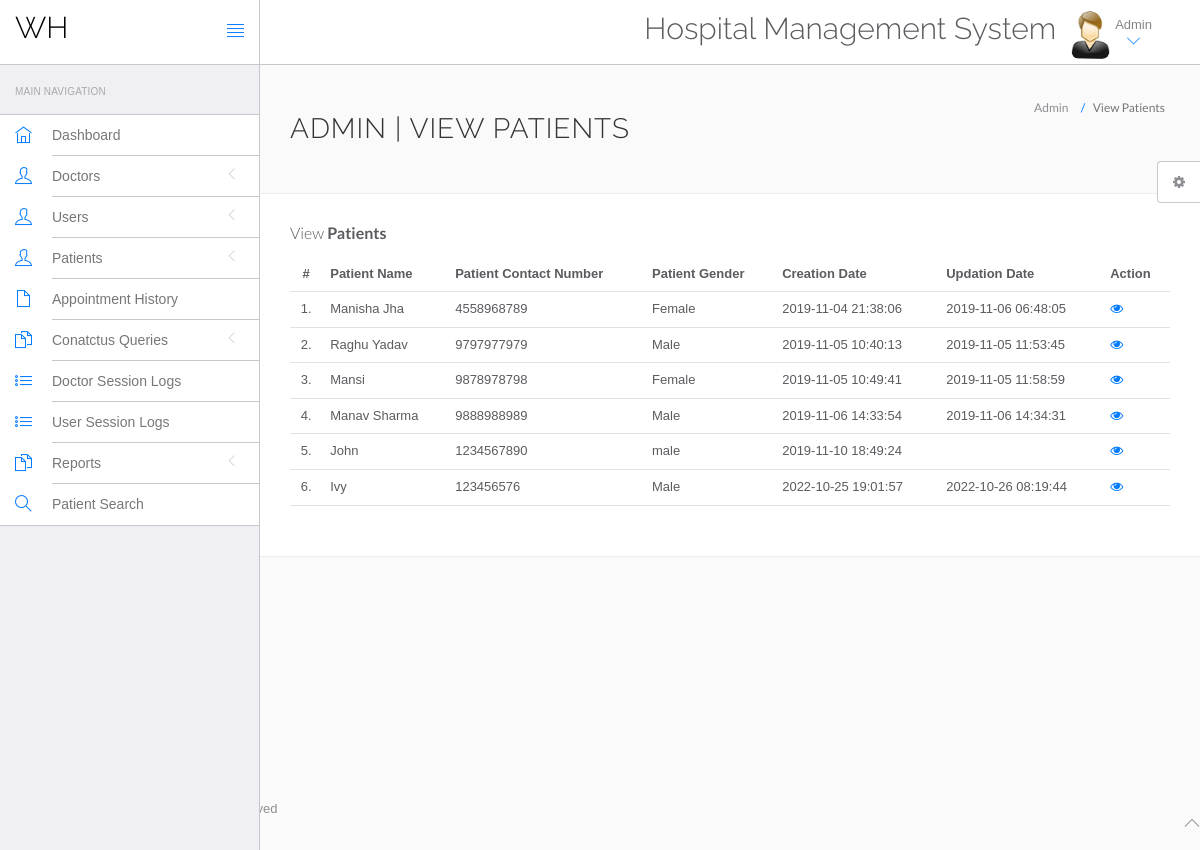
The app's page /hospital/hms/admin/manage-patient.php (signed in) with its own data.
### tables this page shows
CREATE TABLE `tblpatient` (
  `ID` int(10) NOT NULL,
  `Docid` int(10) DEFAULT NULL,
  `PatientName` varchar(200) DEFAULT NULL,
  `PatientContno` bigint(10) DEFAULT NULL,
  `PatientEmail` varchar(200) DEFAULT NULL,
  `PatientGender` varchar(50) DEFAULT NULL,
  `PatientAdd` mediumtext DEFAULT NULL,
  `PatientAge` int(10) DEFAULT NULL,
  `PatientMedhis` mediumtext DEFAULT NULL,
  `CreationDate` timestamp NULL DEFAULT current_timestamp(),
  `UpdationDate` timestamp NULL DEFAULT NULL ON UPDATE current_timestamp()
);

### hospital/hms/admin/manage-patient.php (the view, shortened to what this page needs)
<?php
include('include/config.php');
?>
<!DOCTYPE html>
<html lang="en">
	<head>
		<link rel="stylesheet" href="vendor/bootstrap/css/bootstrap.min.css">
		<link rel="stylesheet" href="vendor/fontawesome/css/font-awesome.min.css">
		<link rel="stylesheet" href="vendor/themify-icons/themify-icons.min.css">
		<link href="vendor/animate.css/animate.min.css" rel="stylesheet" media="screen">
		<link href="vendor/perfect-scrollbar/perfect-scrollbar.min.css" rel="stylesheet" media="screen">
		<link href="vendor/switchery/switchery.min.css" rel="stylesheet" media="screen">
		<link href="vendor/bootstrap-touchspin/jquery.bootstrap-touchspin.min.css" rel="stylesheet" media="screen">
		<link href="vendor/select2/select2.min.css" rel="stylesheet" media="screen">
		<link href="vendor/bootstrap-datepicker/bootstrap-datepicker3.standalone.min.css" rel="stylesheet" media="screen">
		<link href="vendor/bootstrap-timepicker/bootstrap-timepicker.min.css" rel="stylesheet" media="screen">
		<link rel="stylesheet" href="assets/css/styles.css">
		<link rel="stylesheet" href="assets/css/plugins.css">
		<link rel="stylesheet" href="assets/css/themes/theme-1.css" id="skin_color" />
	</head>
	<body>
		<div id="app">
<?php include('include/sidebar.php');?>
<div class="app-content">
<?php include('include/header.php');?>
<div class="main-content" >
<div class="wrap-content container" id="container">
<section id="page-title">
<div class="row">
<div class="col-sm-8">
<h1 class="mainTitle">Admin | View Patients</h1>
</div>
<ol class="breadcrumb">
<li>
<span>Admin</span>
</li>
<li class="active">
<span>View Patients</span>
</li>
</ol>
</div>
</section>
<div class="container-fluid container-fullw bg-white">
<div class="row">
<div class="col-md-12">
<h5 class="over-title margin-bottom-15">View <span class="text-bold">Patients</span></h5>
<table class="table table-hover" id="sample-table-1">
<thead>
<tr>
<th class="center">#</th>
<th>Patient Name</th>
<th>Patient Contact Number</th>
<th>Patient Gender </th>
<th>Creation Date </th>
<th>Updation Date </th>
<th>Action</th>
</tr>
</thead>
<tbody>
<?php
$sql=mysqli_query($con,"select * from tblpatient");
$cnt=1;
while($row=mysqli_fetch_array($sql))
{
?>
<tr>
<td class="center"><?php echo $cnt;?>.</td>
<td class="hidden-xs"><?php echo $row['PatientName'];?></td>
<td><?php echo $row['PatientContno'];?></td>
<td><?php echo $row['PatientGender'];?></td>
<td><?php echo $row['CreationDate'];?></td>
<td><?php echo $row['UpdationDate'];?>
</td>
<td>
<a href="view-patient.php?viewid=<?php echo $row['ID'];?>"><i class="fa fa-eye"></i></a>
</td>
</tr>
<?php
$cnt=$cnt+1;
 }?></tbody>
</table>
</div>
</div>
</div>
</div>
</div>
</div>
</div>
	<?php include('include/footer.php');?>
	<?php include('include/setting.php');?>
	</body>
</html>

### hospital/hms/admin/include/sidebar.php (shortened to what this page needs)
<div class="sidebar app-aside" id="sidebar">
				<div class="sidebar-container perfect-scrollbar">
<nav>
						<div class="navbar-title">
							<span>Main Navigation</span>
						</div>
						<ul class="main-navigation-menu">
							<li>
								<a href="dashboard.php">
									<div class="item-content">
										<div class="item-media">
											<i class="ti-home"></i>
										</div>
										<div class="item-inner">
											<span class="title"> Dashboard </span>
										</div>
									</div>
								</a>
							</li>
							<li>
								<a href="javascript:void(0)">
									<div class="item-content">
										<div class="item-media">
											<i class="ti-user"></i>
										</div>
										<div class="item-inner">
											<span class="title"> Doctors </span><i class="icon-arrow"></i>
										</div>
									</div>
								</a>
								</li>
				<li>
								<a href="javascript:void(0)">
									<div class="item-content">
										<div class="item-media">
											<i class="ti-user"></i>
										</div>
										<div class="item-inner">
											<span class="title"> Users </span><i class="icon-arrow"></i>
										</div>
									</div>
								</a>
								</li>
								<li>
								<a href="javascript:void(0)">
									<div class="item-content">
										<div class="item-media">
											<i class="ti-user"></i>
										</div>
										<div class="item-inner">
											<span class="title"> Patients </span><i class="icon-arrow"></i>
										</div>
									</div>
								</a>
								</li>
<li>
								<a href="appointment-history.php">
									<div class="item-content">
										<div class="item-media">
											<i class="ti-file"></i>
										</div>
										<div class="item-inner">
											<span class="title"> Appointment History </span>
										</div>
									</div>
								</a>
							</li>
				<li>
								<a href="javascript:void(0)">
									<div class="item-content">
										<div class="item-media">
											<i class="ti-files"></i>
										</div>
										<div class="item-inner">
											<span class="title"> Conatctus Queries </span><i class="icon-arrow"></i>
										</div>
									</div>
								</a>
								</li>
	<li>
								<a href="doctor-logs.php">
									<div class="item-content">
										<div class="item-media">
											<i class="ti-list"></i>
										</div>
										<div class="item-inner">
											<span class="title"> Doctor Session Logs </span>
										</div>
									</div>
								</a>
							</li>
							<li>
								<a href="user-logs.php">
									<div class="item-content">
										<div class="item-media">
											<i class="ti-list"></i>
										</div>
										<div class="item-inner">
											<span class="title"> User Session Logs </span>
										</div>
									</div>
								</a>
							</li>
				<li>
								<a href="javascript:void(0)">
									<div class="item-content">
										<div class="item-media">
											<i class="ti-files"></i>
										</div>
										<div class="item-inner">
											<span class="title"> Reports </span><i class="icon-arrow"></i>
										</div>
									</div>
								</a>
								<li>
								<a href="patient-search.php">
									<div class="item-content">
										<div class="item-media">
											<i class="ti-search"></i>
										</div>
										<div class="item-inner">
											<span class="title"> Patient Search </span>
										</div>
									</div>
								</a>
							</li>
								</li>
						</ul>
					</nav>
					</div>
			</div>

### hospital/hms/admin/include/header.php (shortened to what this page needs)
<header class="navbar navbar-default navbar-static-top">
					<div class="navbar-header">
						<a class="navbar-brand" href="#">
							<h2 style="padding-top:20%; color:#000 ">WH</h2>
						</a>
						<a href="#" class="sidebar-toggler pull-right visible-md visible-lg" data-toggle-class="app-sidebar-closed" data-toggle-target="#app">
							<i class="ti-align-justify"></i>
						</a>
					</div>
					<div class="navbar-collapse collapse">
						<ul class="nav navbar-right">
								<li  style="padding-top:2% ">
								<h2>Hospital Management System</h2>
							</li>
							<li class="dropdown current-user">
								<a href class="dropdown-toggle" data-toggle="dropdown">
									<img src="assets/images/images.jpg" > <span class="username">
			Admin
									<i class="ti-angle-down"></i></i></span>
								</a>
							</li>
						</ul>
					</div>
				</header>

### hospital/hms/admin/include/footer.php
<footer>
				<div class="footer-inner">
					<div class="pull-left">
						&copy; <span class="current-year"></span><span class="text-bold text-uppercase"> Willom Hospital</span>. <span>All rights reserved</span>
					</div>
					<div class="pull-right">
						<span class="go-top"><i class="ti-angle-up"></i></span>
					</div>
				</div>
			</footer>

### hospital/hms/admin/include/setting.php (shortened to what this page needs)
<div class="settings panel panel-default hidden-xs hidden-sm" id="settings">
				<button ct-toggle="toggle" data-toggle-class="active" data-toggle-target="#settings" class="btn btn-default">
					<i class="fa fa-spin fa-gear"></i>
				</button>
			</div>

### hospital/hms/admin/assets/css/plugins.css (style rules this page uses)
.perfect-scrollbar { overflow-y: hidden !important; }

### hospital/hms/admin/assets/css/themes/theme-1.css (style rules this page uses)
body { background: #FAFAFA; }
header .navbar-header { background: #ffffff !important; border-right-color: #c8c7cc !important; border-bottom-color: #c8c7cc !important; }
header .navbar-header .sidebar-toggler, header .navbar-header .sidebar-mobile-toggler { color: #007aff !important; }
header .navbar-header .navbar-brand { color: #777 !important; }
header .navbar-collapse { background: #ffffff !important; border-bottom-color: #c8c7cc !important; box-shadow: none !important; }
header .navbar-collapse .navbar-right > li > a { color: #777; }
header .navbar-collapse .navbar-right > li > a i { color: #007aff !important; }
#sidebar { background: #EFEFF4 !important; }
#sidebar:before { border-right-width: "1px" !important; border-right-style: solid; border-right-color: #c8c7cc !important; }
#sidebar nav { border-right-width: "1px" !important; border-right-style: solid; border-right-color: #c8c7cc !important; }
#sidebar nav .navbar-title { color: #aaaaaa; }
#sidebar nav > ul { background: #ffffff !important; border-bottom-color: #c8c7cc !important; border-top-color: #c8c7cc !important; }
#sidebar nav > ul > li > a .item-media > i { color: #007aff !important; }
#sidebar nav > ul > li > a .item-inner { color: #777 !important; border-bottom-color: #c8c7cc; }

### records on screen
tblpatient: PatientName "Manisha Jha", PatientContno "4558968789", PatientGender "Female", CreationDate "2019-11-04 21:38:06", UpdationDate "2019-11-06 06:48:05"
tblpatient: PatientName "Raghu Yadav", PatientContno "9797977979", PatientGender "Male", CreationDate "2019-11-05 10:40:13", UpdationDate "2019-11-05 11:53:45"
tblpatient: PatientName "Mansi", PatientContno "9878978798", PatientGender "Female", CreationDate "2019-11-05 10:49:41", UpdationDate "2019-11-05 11:58:59"
tblpatient: PatientName "Manav Sharma", PatientContno "9888988989", PatientGender "Male", CreationDate "2019-11-06 14:33:54", UpdationDate "2019-11-06 14:34:31"
tblpatient: PatientName "John", PatientContno "1234567890", PatientGender "male", CreationDate "2019-11-10 18:49:24"
tblpatient: PatientName "Ivy", PatientContno "123456576", PatientGender "Male", CreationDate "2022-10-25 19:01:57", UpdationDate "2022-10-26 08:19:44"
